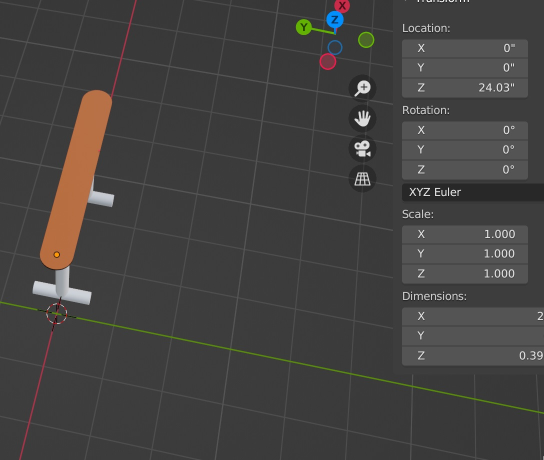
#> input picture Path Marker Detection/pathmarker.jpg, 1088 x 920 px (shown at 1/2 size)
$ python -i CVPointHelper.py   (imports and definitions only)
#> lines starting #> are read from the running program, lines starting #| are printed output that depends on the picture
#> further down, picture is the input picture: shape (920, 1088, 3); mean B, G, R 64.3, 65.7, 67.4
from types import NoneType
import cv2 as cv
import numpy as np
import scipy.ndimage as sp
import math
import skimage.morphology as morph
from skimage.transform import hough_line, hough_line_peaks
import matplotlib.pyplot as plt
from matplotlib import cm

GBRATIO = .9
RBRATIO = 1.5
SIGMA = 0.5
STDMULTIPLIER = 2
POINTDISTTHRESH = 50
LINETHRESH = 100

CANNYTHRESH1 = 200
CANNYTHRESH2 = 250
APTSIZE = 7

#used to weight the degree dif in HoughNMS
degWeight = 100

#visualization helper functions
def visualizeImage(img):
    cv.imshow("Image", img)
    cv.waitKey(0)

# [51 lines left out: functions visualizeParamLines, HoughNMS, not called in this run]


#performs a shape erosion, essentially thinning lines and eliminating thin intensity areas
def thinLines(img, itr = 1):
    return cv.erode(img, cv.getStructuringElement(cv.MORPH_RECT, (3,3)), iterations = itr)


#hue must be combination of "red" or "green" or "black"
#filters accordingly by color or intesity ratios of image
#NMS thins the lines of the resulting filtered image
# [139 lines left out: functions colorFilter, extractPoints, findIntersectionPoints, not called in this run]


# numLineInt is the minimum number intersections along a line we want to consider
#   (e.g. for gate we only want to consider lines that are intersected by at least 2 other pole lines)
# numPointInt is the minimum number of line intersections at a point we want to consider
def findGatePoints(img, numLineInt = 1, numPointInt = 1):
    #uses pixel ratios to filter, should be converted to hue
#> called with numLineInt = 1, numPointInt = 1
    img = sp.gaussian_filter(img,SIGMA)
    pixelRatios = np.divide(img[:,:,2],img[:,:,0])
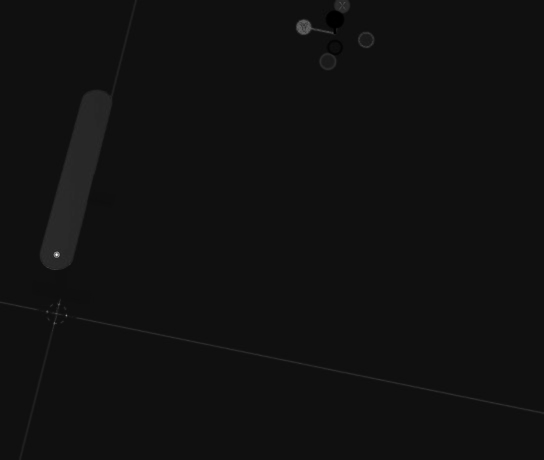
#> pixelRatios: shape (920, 1088) float64 (shown at 1/2 size); min 0.0455, max 15.12, mean 1.05; drawn with min black and max white
    Med = np.mean(pixelRatios)
#> Med = 1.05
    STD = np.std(pixelRatios)
#> STD = 0.286
    filtered = np.where(pixelRatios>(Med+STDMULTIPLIER*STD), pixelRatios, 0)

    #cv.erode(img, cv.getStructuringElement(cv.MORPH_RECT, (3,3)), iterations = itr)
    filtered = morph.remove_small_objects((filtered/255).astype(np.uint8),min_size=100)
#> filtered: shape (920, 1088); every value is 0
    filtered = morph.opening(filtered, morph.square(5))
    filtered = morph.closing(filtered,  morph.square(20))
    image = morph.skeletonize(filtered).astype(np.uint8)*255

    visualizeImage(filtered*255)
    visualizeImage(image)

    # [12 lines of commented-out code are left out]
    h, theta, d = hough_line(image)
#> h: shape (2851, 180) uint64; every value is 0
#> theta = 180 values from -1.57 to 1.55; d = 2851 values from -1425 to 1425

    #fig, axes = plt.subplots(1, 3, figsize=(15, 6))
    #ax = axes.ravel()

    #ax[2].imshow(image, cmap=cm.gray)
    #ax[2].set_ylim((image.shape[0], 0))
    #ax[2].set_axis_off()
    #ax[2].set_title('Detected lines')
    image = cv.cvtColor(image, cv.COLOR_GRAY2RGB)
#> image: shape (920, 1088, 3); every value is 0

    for _, angle, dist in zip(*hough_line_peaks(h, theta, d)):
        (x0, y0) = dist * np.array([np.cos(angle), np.sin(angle)])
        #ax[2].axline((x0,y0), slope=np.tan(angle + np.pi/2))
        slope=np.tan(angle + np.pi/2)
        if(angle==0):
            slope = 1000
        cv.line(image, (int(x0), int(y0)), (int(x0+5000), int(y0+5000*slope)), (0,0,255), 3, cv.LINE_AA)
#> this loop made 0 passes

    #plt.tight_layout()
    #plt.show()
    cv.imshow("lines", image)
    cv.waitKey(0)

    return ([],None)

>>> import cv2
>>> picture = cv2.imread('../Path Marker Detection/pathmarker.jpg')
>>> result = findGatePoints(picture)
#> result = 0 contours
